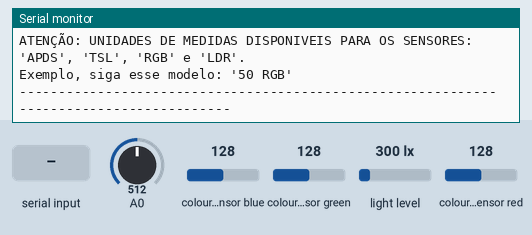
Recording of a sketch running on a simulated Arduino Uno, built with avr-gcc and run on an emulated ATmega328P. Shown: the last lines printed to the serial monitor. The inputs (shaded band) are chosen by the test bench; at power-on: A0 = 512, colour sensor blue 128, colour sensor green 128, light level 300 lx, colour sensor red 128.

Above: at 1.4 s.
1.5 s: "ldr\n" received over Serial
At 2.7 s:
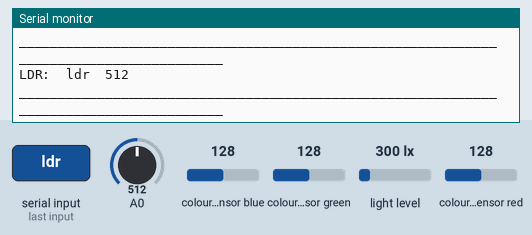
3.0 s: "LDR\n" received over Serial
At 3.12 s:
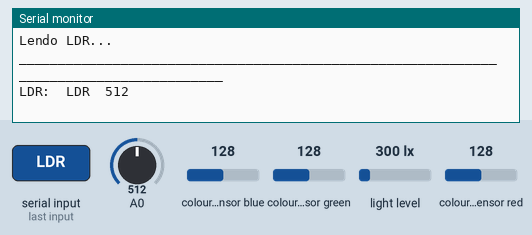
4.6 s: "rgb\n" received over Serial
At 4.71 s:
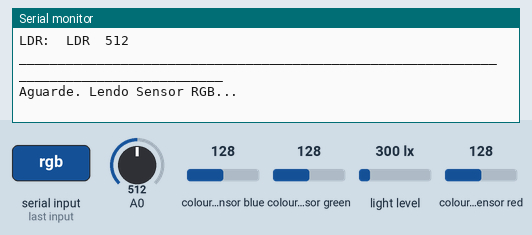
6.3 s: "RGB\n" received over Serial
At 6.51 s:
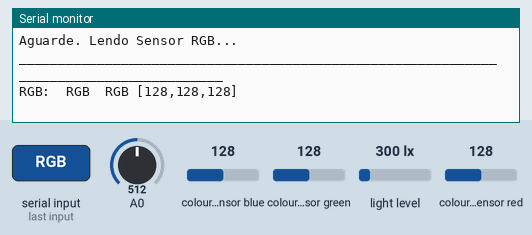
8.0 s: "tsl\n" received over Serial
At 8.5 s:
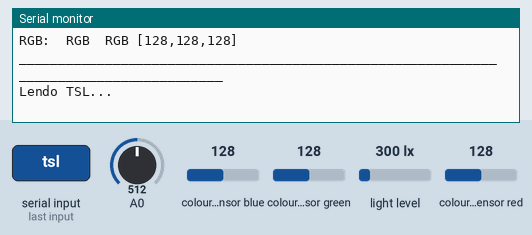

The sketch:

projeto_quimica_integracao_sensores_fv2.ino
```cpp
/*integração das leituras dos sensores:
  -RGB TCS3200(cor rgb)
  -LDR(fotoresistencia)
  -APDS9960(Cor RGB e movimento(Não é utilizado nesse caso))
  -TSL2561(intensidade luminosa)
*/

#include <MD_TCS230.h>//Biblioteca para o sensor rgb tcs3200
#include <FreqCount.h>//Biblioteca para o sensor rgb tcs3200
/*mede a frequência de um sinal contando o número de pulsos durante um tempo fixo.*/

#include <Wire.h>
/*Comunicação I2C:
 * SDA - Serial Data(Dados)
 * SCL - Serial Clock("Relogio")
 */

//Bibliotecas para o sensor rgb  TSL2561:
#include <Adafruit_Sensor.h>
#include <Adafruit_TSL2561_U.h>

//Biblioteca sensor apds
#include <SparkFun_APDS9960.h>

// Definição de pinos sensor para o sensor tcs3200
#define  S2_OUT  12
#define  S3_OUT  13
#define  OE_OUT   8    // LOW = ENABLED
//OUT => Pino 5~

String dados, uni, value, desc,rgbData;
char espaco;


SparkFun_APDS9960 apds = SparkFun_APDS9960();//Criando uma instância(objeto) do sensor APDS9960
uint16_t ambient_light = 0;// Variável para armazenar a luz ambiente
uint16_t red_light = 0;     // Variável para armazenar a luz vermelha
uint16_t green_light = 0;   // Variável para armazenar a luz verde
uint16_t blue_light = 0;    // Variável para armazenar a luz

MD_TCS230  CS(S2_OUT, S3_OUT, OE_OUT);//instância do sensor rgb TCS3200.Definindo Pinos

Adafruit_TSL2561_Unified tsl = Adafruit_TSL2561_Unified(TSL2561_ADDR_FLOAT, 12345);//instância do sensor TSL2561


/*---------------------------------------------------------------------------------------------*/

void setup(){
   Serial.begin(9600);

   Serial.println(F("SEJA BEM VINDO!"));
   Serial.println(F("Sensores Inicializados!"));
   Serial.println(F("ATENÇÃO: UNIDADES DE MEDIDAS DISPONIVEIS PARA OS SENSORES: 'APDS', 'TSL', 'RGB' e 'LDR'."));
   Serial.println(F("Exemplo, siga esse modelo: '50 RGB'"));
   Serial.println(F("----------------------------------------------------------------------------------------\n"));
}


void loop(){
  if(Serial.available() > 0){
    dados = Serial.readStringUntil('\n');//Lendo inputs da porta serial
    //Serial.println(dados);

    espaco = dados.indexOf(' ');//quebrando a string até o espaço ' '
    //Serial.println(espaco);

    value = dados.substring(0, espaco);//valor numerico da string
     // Serial.println(value);

    uni = dados.substring(espaco+1);//valor da unidade da string(+1 carrega na variavel a parti do caractere " "(espaço)+1 da string, até o final

    uni.toUpperCase();

    String dataSensor;

    //INDENTIFICANDO FUNÇÃO:
/*--Lendo Sensor LDR--------------------------------------------------------------*/
    if(uni == "ldr" || uni == "LDR"){
      int ldr = readSensorLDR();

      Serial.println(F("Lendo LDR..."));
      //Loop para validar se ldr é diferente de 0 antes de imprimir
      int cont;

      while(ldr == 0){
        ldr = readSensorLDR();

        if(cont >= 40){
          break;
        }
        delay(100);
        cont++;
      }

      dataSensor = String(ldr);

/*--Lendo Sensor RGB--------------------------------------------------------------*/
    }else if(uni == "rgb" || uni == "RGB"){
      String dataRGB = readSensorRGB();

      Serial.println(F("Aguarde. Lendo Sensor RGB..."));
      //loop para compensar o atraso de leitura e só imprimir quando ele retornar um valor
      int cont;

      while(dataRGB == ""){
        //Serial.println("Buscando dados");
        dataRGB = readSensorRGB();
        //Serial.println(dataRGB);

        if(cont >= 40){
          break;
        }
        delay(100);
        cont++;
      }

      dataSensor = dataRGB;

/*--Lendo Sensor TSL--------------------------------------------------------------*/
    }else if(uni == "tsl" || uni == "TSL"){
      String lux = readSensorTSL();

      Serial.println("Lendo TSL...");
      //if para verificar se não houve erro e só imprimir se estiver tudo certo
      int cont;

      while(lux != ""){
         lux = readSensorTSL();

        if(cont >= 40){
          break;
        }
        delay(100);
        cont++;
      }

      dataSensor = lux;
/*--Lendo Sensor APDS--------------------------------------------------------------*/
    }else if(uni == "apds" || uni == "APDS"){
      String dataAPDS = readSensorAPDS();
      int cont;

      while(dataAPDS == ""){
        dataAPDS = readSensorAPDS();

        if(cont >= 40){
          break;
        }
        delay(100);
        cont++;
      }

      dataSensor = dataAPDS;
/*--INPUT INVALIDO OU NÃO INDENTIFICADO-----------------------------------------------*/
    }else{
      Serial.println("Input invalido");
    }
/*--TERMINO DE LEITURAS--------------------------------------------------------------*/
    Serial.println(F("_______________________________________________________________________________________"));
    if(dataSensor == ""){
      Serial.println(F("Algo deu errado! Tente novamente"));
    }else{
      Serial.println(uni + ":" + "\t" + value + "\t"+dataSensor);
    }
    Serial.println(F("_______________________________________________________________________________________\n"));

    delay(1000);
  }
}

int readSensorLDR(){
  int ldr = analogRead(A0);

  return ldr;
}

String readSensorRGB(){
 //Config:
 CS.begin();//inicializando sensor

 static  bool  waiting;

 String rgbString;

  if (!waiting)
  {
    CS.read();
    waiting = true;
  }
  else
  {
    if (CS.available())
    {
      colorData  rgb;

      CS.getRGB(&rgb);

      int red = rgb.value[TCS230_RGB_R];
      int green = rgb.value[TCS230_RGB_G];
      int blue = rgb.value[TCS230_RGB_B];

      rgbString = "RGB [" + String(red) + "," + String(green) + "," + String(blue) + "]";
      //Serial.println(rgbString);

      waiting = false;
    }
  }
  return rgbString;
}

String readSensorTSL(){
  //Config:
  if(configSensorTSL() == true){
      sensors_event_t event;//variavel do tipo sensors_event_t
      /*sensors_event_t: estrutura de dados que é usada para armazenar os resultados da leitura do sensor.*/

      tsl.getEvent(&event);//lendo dados do sensor e atualizando na variavel event

      String lux;
      /* Exibir os resultados (a luz é medida em lux) */
      if (event.light){
        lux = String(event.light) +  " lux";
        //Serial.print(event.light); Serial.println(" lux");

        disableSensorTSL();
        return lux;
      }
      else{
        /* Se event.light = 0 lux, o sensor está provavelmente saturado
           e nenhum dado confiável pôde ser gerado! */
        Serial.println(F("Sobrecarga do sensor"));
      }

  }else{
    Serial.println(F("Erro na inicialização do sensor TSL2561!"));
  }
  return "";
  disableSensorTSL();
}

String readSensorAPDS(){
  //Config:
  String dataAPDS;

  if(configSensorAPDS() == true){
          if (  !apds.readAmbientLight(ambient_light) ||
          !apds.readRedLight(red_light) ||
          !apds.readGreenLight(green_light) ||
          !apds.readBlueLight(blue_light) ) {
      Serial.println("Erro ao ler os valores de luz");
    } else {
      dataAPDS = "Ambiente: " + String(ambient_light) + "\tRGB[" + String(red_light) + "," + String(green_light) + "," + String(blue_light) + "]";

      disableSensorAPDS();
      return dataAPDS;
    }
  }else{
    Serial.println(F("Algo deu errado durante a inicialização dos sensores de Luz!"));
  }
  disableSensorAPDS();
  return "";
}

boolean configSensorAPDS() {
  // Inicializando sensor
  Wire.begin(); // Inicializando a comunicação I2C

  apds.init();

  if (apds.enableLightSensor(true)) {
      Serial.println(F("Sensor de Luz inicializado!"));
      return true;
  }else{
    return false;
  }
}


boolean configSensorTSL(){
  // Inicializando sensor
  Wire.begin();//inicializando  a comunicação I2C

  if (tsl.begin()) {
    tsl.enableAutoRange(true); /* Ganho automático ... alterna automaticamente entre 1x e 16x */

    /* Alterar o tempo de integração proporciona uma melhor resolução do sensor (402ms = dados de 16 bits) */
    tsl.setIntegrationTime(TSL2561_INTEGRATIONTIME_13MS);
    return true; // Retorna true se a inicialização foi bem-sucedida
  } else {
    return false; // Retorna false em caso de falha na inicialização
  }
}

void disableSensorAPDS(){
  apds.enableLightSensor(false);

  Wire.end();
}

void disableSensorTSL(){
  Wire.end();
}
```

Measured:
- after the input at 1.5 s, the serial monitor: prints a new line at once (image 1)
- after the input at 3.0 s, the serial monitor: prints a new line after 0.11 s (image 2)
- after the input at 4.6 s, the serial monitor: prints a new line at once (image 3)
- after the input at 6.3 s, the serial monitor: prints a new line after 0.20 s (image 4)
- after the input at 8.0 s, the serial monitor: prints a new line at once (image 5)
